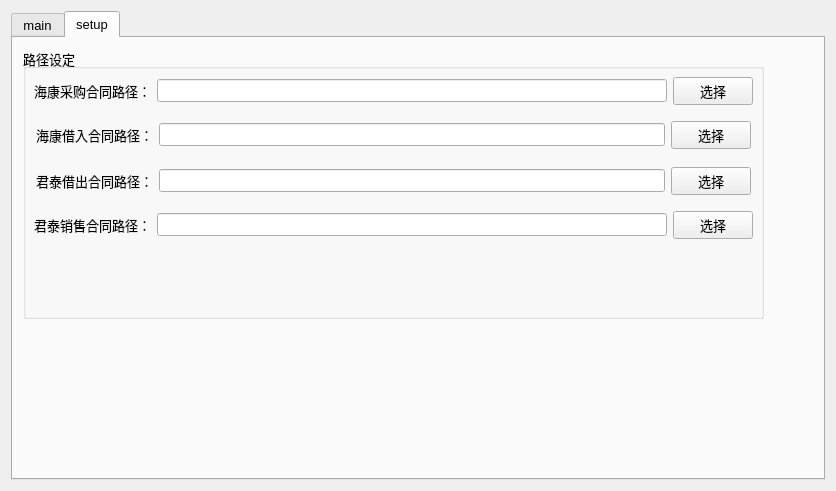
<?xml version="1.0" encoding="UTF-8"?>
<ui version="4.0">
 <class>Widget</class>
 <widget class="QWidget" name="Widget">
  <property name="geometry">
   <rect>
    <x>0</x>
    <y>0</y>
    <width>836</width>
    <height>491</height>
   </rect>
  </property>
  <property name="font">
   <font>
    <pointsize>10</pointsize>
   </font>
  </property>
  <property name="windowTitle">
   <string>Widget Application</string>
  </property>
  <layout class="QVBoxLayout" name="verticalLayout_2">
   <item>
    <widget class="QTabWidget" name="tabWidget">
     <property name="currentIndex">
      <number>1</number>
     </property>
     <widget class="QWidget" name="tabMain">
      <attribute name="title">
       <string>main</string>
      </attribute>
      <widget class="QGroupBox" name="groupBox">
       <property name="geometry">
        <rect>
         <x>20</x>
         <y>20</y>
         <width>771</width>
         <height>351</height>
        </rect>
       </property>
       <property name="title">
        <string> 业务处理</string>
       </property>
       <widget class="QWidget" name="layoutWidget_1">
        <property name="geometry">
         <rect>
          <x>10</x>
          <y>20</y>
          <width>630</width>
          <height>31</height>
         </rect>
        </property>
        <layout class="QHBoxLayout" name="horizontalLayout_3">
         <property name="leftMargin">
          <number>0</number>
         </property>
         <property name="topMargin">
          <number>0</number>
         </property>
         <property name="rightMargin">
          <number>0</number>
         </property>
         <property name="bottomMargin">
          <number>0</number>
         </property>
         <item>
          <widget class="QRadioButton" name="rbtnHikOrder">
           <property name="text">
            <string>海康进货合同</string>
           </property>
          </widget>
         </item>
         <item>
          <widget class="QRadioButton" name="rbtnHikBorrowOrder">
           <property name="text">
            <string>海康借用合同</string>
           </property>
          </widget>
         </item>
         <item>
          <widget class="QRadioButton" name="rbtnJunOrder">
           <property name="text">
            <string>君泰销售合同</string>
           </property>
          </widget>
         </item>
         <item>
          <widget class="QRadioButton" name="rbtnJunLendOrder">
           <property name="text">
            <string>君泰借出合同</string>
           </property>
          </widget>
         </item>
         <item>
          <widget class="QPushButton" name="btnStamp">
           <property name="text">
            <string>盖章</string>
           </property>
          </widget>
         </item>
         <item>
          <widget class="QPushButton" name="btnMoveFile">
           <property name="text">
            <string>移动到坚果云</string>
           </property>
          </widget>
         </item>
        </layout>
       </widget>
       <widget class="QListWidget" name="lwFileWatcher">
        <property name="geometry">
         <rect>
          <x>10</x>
          <y>111</y>
          <width>631</width>
          <height>201</height>
         </rect>
        </property>
        <property name="isWrapping" stdset="0">
         <bool>false</bool>
        </property>
       </widget>
       <widget class="QWidget" name="layoutWidget_2">
        <property name="geometry">
         <rect>
          <x>10</x>
          <y>60</y>
          <width>311</width>
          <height>31</height>
         </rect>
        </property>
        <layout class="QHBoxLayout" name="horizontalLayout_6">
         <property name="sizeConstraint">
          <enum>QLayout::SetDefaultConstraint</enum>
         </property>
         <property name="leftMargin">
          <number>1</number>
         </property>
         <property name="topMargin">
          <number>1</number>
         </property>
         <property name="rightMargin">
          <number>1</number>
         </property>
         <property name="bottomMargin">
          <number>1</number>
         </property>
         <item>
          <widget class="QRadioButton" name="rbtnHikGroup">
           <property name="text">
            <string>海康下单群</string>
           </property>
          </widget>
         </item>
         <item>
          <widget class="QRadioButton" name="rbtnLijie">
           <property name="text">
            <string>李杰</string>
           </property>
          </widget>
         </item>
         <item>
          <widget class="QPushButton" name="btnSendFile">
           <property name="text">
            <string>发送文件到微信端</string>
           </property>
          </widget>
         </item>
        </layout>
       </widget>
       <widget class="QPushButton" name="btnAddWatchPath">
        <property name="geometry">
         <rect>
          <x>650</x>
          <y>110</y>
          <width>101</width>
          <height>23</height>
         </rect>
        </property>
        <property name="text">
         <string> 添加监控目录</string>
        </property>
       </widget>
      </widget>
     </widget>
     <widget class="QWidget" name="tabSetup">
      <attribute name="title">
       <string>setup</string>
      </attribute>
      <widget class="QGroupBox" name="groupBox_2">
       <property name="geometry">
        <rect>
         <x>10</x>
         <y>10</y>
         <width>741</width>
         <height>271</height>
        </rect>
       </property>
       <property name="title">
        <string>路径设定</string>
       </property>
       <widget class="QWidget" name="layoutWidget_3">
        <property name="geometry">
         <rect>
          <x>10</x>
          <y>20</y>
          <width>721</width>
          <height>181</height>
         </rect>
        </property>
        <layout class="QVBoxLayout" name="verticalLayout">
         <property name="sizeConstraint">
          <enum>QLayout::SetDefaultConstraint</enum>
         </property>
         <property name="leftMargin">
          <number>1</number>
         </property>
         <property name="topMargin">
          <number>1</number>
         </property>
         <property name="rightMargin">
          <number>1</number>
         </property>
         <property name="bottomMargin">
          <number>1</number>
         </property>
         <item>
          <layout class="QHBoxLayout" name="horizontalLayout">
           <item>
            <widget class="QLabel" name="label">
             <property name="text">
              <string>海康采购合同路径：</string>
             </property>
            </widget>
           </item>
           <item>
            <widget class="QLineEdit" name="leBuyFilePath"/>
           </item>
           <item>
            <widget class="QPushButton" name="btnBuyPathSetup">
             <property name="text">
              <string>选择</string>
             </property>
            </widget>
           </item>
          </layout>
         </item>
         <item>
          <layout class="QHBoxLayout" name="horizontalLayout_4">
           <property name="leftMargin">
            <number>2</number>
           </property>
           <property name="topMargin">
            <number>2</number>
           </property>
           <property name="rightMargin">
            <number>2</number>
           </property>
           <property name="bottomMargin">
            <number>2</number>
           </property>
           <item>
            <widget class="QLabel" name="label_3">
             <property name="text">
              <string>海康借入合同路径：</string>
             </property>
            </widget>
           </item>
           <item>
            <widget class="QLineEdit" name="leBorrowFilePath"/>
           </item>
           <item>
            <widget class="QPushButton" name="btnBorrowPathSetup">
             <property name="text">
              <string>选择</string>
             </property>
            </widget>
           </item>
          </layout>
         </item>
         <item>
          <layout class="QHBoxLayout" name="horizontalLayout_5">
           <property name="leftMargin">
            <number>2</number>
           </property>
           <property name="topMargin">
            <number>2</number>
           </property>
           <property name="rightMargin">
            <number>2</number>
           </property>
           <property name="bottomMargin">
            <number>2</number>
           </property>
           <item>
            <widget class="QLabel" name="label_4">
             <property name="text">
              <string>君泰借出合同路径：</string>
             </property>
            </widget>
           </item>
           <item>
            <widget class="QLineEdit" name="leLendPath"/>
           </item>
           <item>
            <widget class="QPushButton" name="btnLendPath">
             <property name="text">
              <string>选择</string>
             </property>
            </widget>
           </item>
          </layout>
         </item>
         <item>
          <layout class="QHBoxLayout" name="horizontalLayout_2">
           <item>
            <widget class="QLabel" name="label_2">
             <property name="text">
              <string>君泰销售合同路径：</string>
             </property>
            </widget>
           </item>
           <item>
            <widget class="QLineEdit" name="leSalePath"/>
           </item>
           <item>
            <widget class="QPushButton" name="btnSalePath">
             <property name="text">
              <string>选择</string>
             </property>
            </widget>
           </item>
          </layout>
         </item>
        </layout>
       </widget>
      </widget>
     </widget>
    </widget>
   </item>
  </layout>
 </widget>
 <layoutdefault spacing="6" margin="11"/>
 <resources/>
 <connections/>
</ui>
